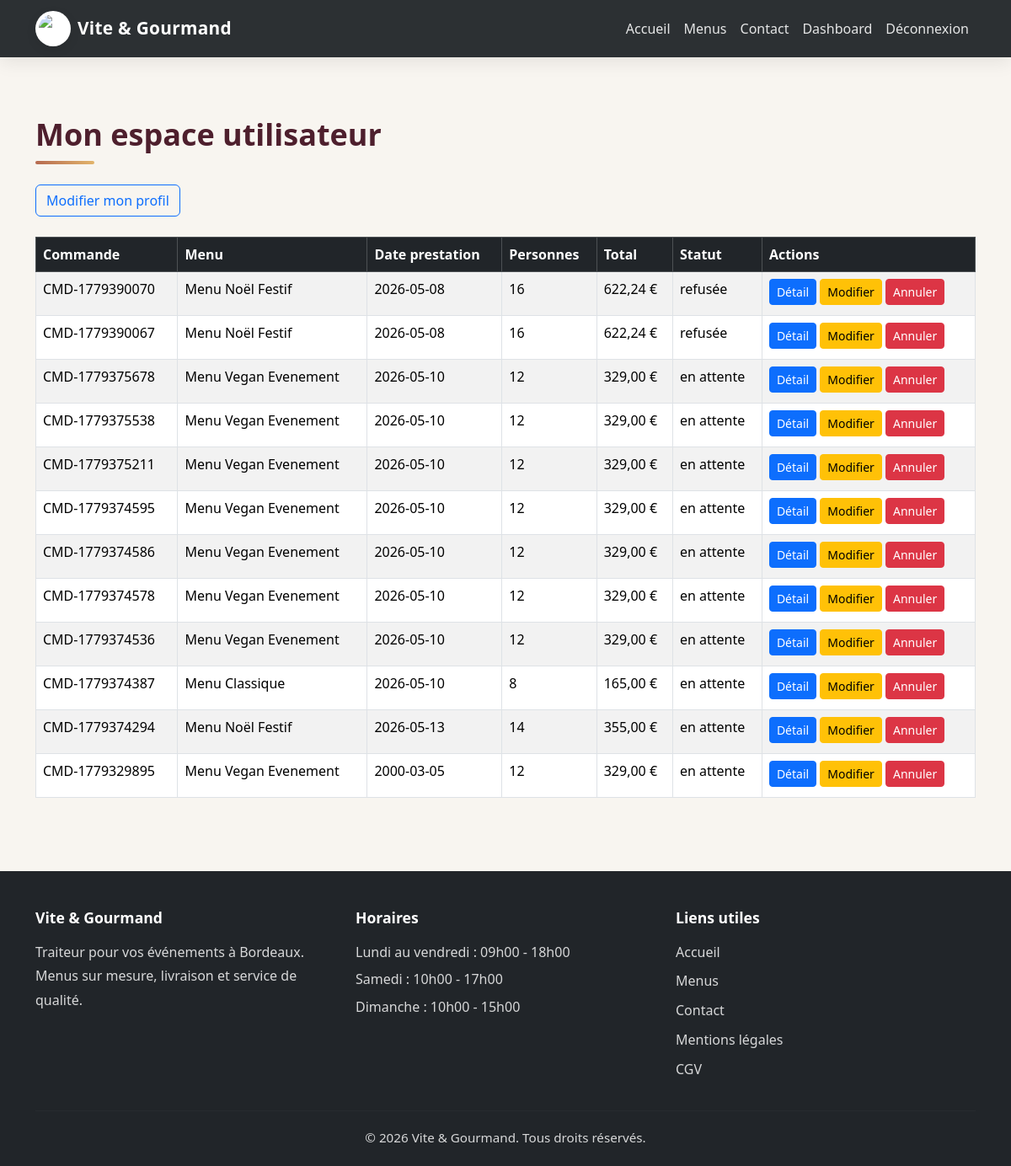
/user/dashboard.php (signed in), run on the app's committed database.
### tables this page shows
CREATE TABLE `commande` (
  `commande_id` int(11) NOT NULL,
  `numero_commande` varchar(50) NOT NULL,
  `date_commande` date NOT NULL,
  `date_prestation` date NOT NULL,
  `heure_livraison` time NOT NULL,
  `lieu_prestation` varchar(255) NOT NULL,
  `adresse_prestation` varchar(255) NOT NULL,
  `prix_menu` decimal(10,2) NOT NULL,
  `prix_livraison` decimal(10,2) NOT NULL DEFAULT 0.00,
  `prix_total` decimal(10,2) NOT NULL,
  `nombre_personne` int(11) NOT NULL,
  `statut` varchar(50) NOT NULL DEFAULT 'en attente',
  `pret_materiel` tinyint(1) NOT NULL DEFAULT 0,
  `restitution_materiel` tinyint(1) NOT NULL DEFAULT 0,
  `motif_annulation` text DEFAULT NULL,
  `mode_contact_annulation` varchar(50) DEFAULT NULL,
  `utilisateur_id` int(11) NOT NULL,
  `menu_id` int(11) NOT NULL
);

CREATE TABLE `menu` (
  `menu_id` int(11) NOT NULL,
  `titre` varchar(100) NOT NULL,
  `nombre_personne_minimum` int(11) NOT NULL,
  `prix_par_personne` decimal(10,2) NOT NULL,
  `regime_id` int(11) NOT NULL,
  `theme_id` int(11) NOT NULL,
  `description` text NOT NULL,
  `conditions_menu` text NOT NULL,
  `stock_disponible` int(11) NOT NULL DEFAULT 0,
  `image_principale` varchar(255) DEFAULT NULL
);

### user/dashboard.php (the view, shortened to what this page needs)
<?php
require_once '../config/database.php';
$stmt = $pdo->prepare("
    SELECT c.*, m.titre
    FROM commande c
    INNER JOIN menu m ON c.menu_id = m.menu_id
    WHERE c.utilisateur_id = ?
    ORDER BY c.commande_id DESC
");
$stmt->execute([$_SESSION['utilisateur']['id']]);
$commandes = $stmt->fetchAll(PDO::FETCH_ASSOC);
include '../includes/header.php';
?>
<section class="container">
    <h1 class="section-title">Mon espace utilisateur</h1>
    <div class="mb-4">
        <a href="/vite-gourmand/user/profile.php" class="btn btn-outline-primary">Modifier mon profil</a>
    </div>
    <div class="table-responsive">
        <table class="table table-bordered table-striped">
            <thead class="table-dark">
                <tr>
                    <th>Commande</th>
                    <th>Menu</th>
                    <th>Date prestation</th>
                    <th>Personnes</th>
                    <th>Total</th>
                    <th>Statut</th>
                    <th>Actions</th>
                </tr>
            </thead>
            <tbody>
                <?php if (!empty($commandes)): ?>
                    <?php foreach ($commandes as $commande): ?>
                        <tr>
                            <td><?= htmlspecialchars($commande['numero_commande']) ?></td>
                            <td><?= htmlspecialchars($commande['titre']) ?></td>
                            <td><?= htmlspecialchars($commande['date_prestation']) ?></td>
                            <td><?= htmlspecialchars($commande['nombre_personne']) ?></td>
                            <td><?= number_format($commande['prix_total'], 2, ',', ' ') ?> €</td>
                            <td><?= htmlspecialchars($commande['statut']) ?></td>
                            <td>
                                <a href="/vite-gourmand/user/commande-detail.php?id=<?= $commande['commande_id'] ?>" class="btn btn-sm btn-primary mb-1">Détail</a>
                                <?php if ($commande['statut'] !== 'accepté'): ?>
                                    <a href="/vite-gourmand/user/commande-detail.php?id=<?= $commande['commande_id'] ?>&edit=1" class="btn btn-sm btn-warning mb-1">Modifier</a>
                                    <a href="/vite-gourmand/actions/cancel_commande_action.php?id=<?= $commande['commande_id'] ?>" class="btn btn-sm btn-danger mb-1" onclick="return confirm('Confirmer l’annulation ?')">Annuler</a>
                                <?php endif; ?>
                            </td>
                        </tr>
                    <?php endforeach; ?>
                <?php else: ?>
                    <tr>
                        <td colspan="7" class="text-center">Aucune commande pour le moment.</td>
                    </tr>
                <?php endif; ?>
            </tbody>
        </table>
    </div>
</section>
<?php include '../includes/footer.php'; ?>

### includes/header.php (shortened to what this page needs)
<!DOCTYPE html>
<html lang="fr">
<head>
    <link href="https://cdn.jsdelivr.net/npm/bootstrap@5.3.3/dist/css/bootstrap.min.css" rel="stylesheet">
    <link href="/vite-gourmand/assets/css/style.css" rel="stylesheet">
</head>
<body>
<nav class="navbar navbar-expand-lg navbar-dark bg-dark">
    <div class="container">
        <a class="navbar-brand fw-bold d-flex align-items-center gap-2" href="/vite-gourmand/index.php">
            <img src="https://viteetgourmand.com/assets/img/Logo_VG.png" alt="Logo" class="logo-navbar">
            <span>Vite & Gourmand</span>
        </a>
        <div class="collapse navbar-collapse" id="navbarNav">
            <ul class="navbar-nav ms-auto">
                <li class="nav-item">
                    <a class="nav-link" href="/vite-gourmand/index.php">Accueil</a>
                </li>
                <li class="nav-item">
                    <a class="nav-link" href="/vite-gourmand/pages/menus.php">Menus</a>
                </li>
                <li class="nav-item">
                    <a class="nav-link" href="/vite-gourmand/pages/contact.php">Contact</a>
                </li>
                <?php if (isset($_SESSION['utilisateur'])): ?>
                    <?php if ($_SESSION['utilisateur']['role'] === 'administrateur'): ?>
                        <li class="nav-item">
                            <a class="nav-link" href="/vite-gourmand/admin/dashboard.php">Dashboard</a>
                        </li>
                    <?php elseif ($_SESSION['utilisateur']['role'] === 'employe'): ?>
                        <li class="nav-item">
                            <a class="nav-link" href="/vite-gourmand/employee/dashboard.php">Dashboard</a>
                        </li>
                    <?php else: ?>
                        <li class="nav-item">
                            <a class="nav-link" href="/vite-gourmand/user/dashboard.php">Dashboard</a>
                        </li>
                    <?php endif; ?>
                    <li class="nav-item">
                        <a class="nav-link" href="/vite-gourmand/actions/logout.php">Déconnexion</a>
                    </li>
                <?php endif; ?>
            </ul>
        </div>
    </div>
</nav>
<main>

### includes/footer.php (shortened to what this page needs)
</main>
<footer class="site-footer">
    <div class="container">
        <div class="row gy-4">
            <div class="col-md-4">
                <h5>Vite & Gourmand</h5>
                <p class="mb-0">
                    Traiteur pour vos événements à Bordeaux.<br>
                    Menus sur mesure, livraison et service de qualité.
                </p>
            </div>
            <div class="col-md-4">
                <h5>Horaires</h5>
                <p class="mb-1">Lundi au vendredi : 09h00 - 18h00</p>
                <p class="mb-1">Samedi : 10h00 - 17h00</p>
                <p class="mb-0">Dimanche : 10h00 - 15h00</p>
            </div>
            <div class="col-md-4">
                <h5>Liens utiles</h5>
                <a href="/vite-gourmand/index.php">Accueil</a>
                <a href="/vite-gourmand/pages/menus.php">Menus</a>
                <a href="/vite-gourmand/pages/contact.php">Contact</a>
                <a href="/vite-gourmand/pages/mentions-legales.php">Mentions légales</a>
                <a href="/vite-gourmand/pages/cgv.php">CGV</a>
            </div>
        </div>
        <hr class="footer-divider">
        <div class="footer-bottom">
            <p class="mb-0">© <?= date('Y') ?> Vite & Gourmand. Tous droits réservés.</p>
        </div>
    </div>
</footer>
</body>
</html>

### assets/css/style.css (style rules this page uses)
html, body { height: 100%; margin: 0; padding: 0; }
body { min-height: 100vh; display: flex; flex-direction: column; font-family: 'Segoe UI', Tahoma, Geneva, Verdana, sans-serif; background: #f8f5f0; color: #2f2a26; }
main { flex: 1; }
.container { position: relative; z-index: 2; }
.navbar { background: rgba(33, 37, 41, 0.95) !important; backdrop-filter: blur(8px); box-shadow: 0 6px 20px rgba(0, 0, 0, 0.08); }
.navbar-brand { color: #ffffff !important; font-weight: 700; font-size: 1.3rem; letter-spacing: 0.3px; }
.logo-navbar { width: 42px; height: 42px; object-fit: contain; border-radius: 50%; background: #ffffff; padding: 4px; box-shadow: 0 4px 12px rgba(0, 0, 0, 0.12); }
.nav-link { color: rgba(255, 255, 255, 0.88) !important; font-weight: 500; transition: 0.3s ease; }
section.container { padding-top: 70px; padding-bottom: 70px; }
.section-title { font-size: clamp(1.8rem, 3vw, 2.6rem); font-weight: 800; margin-bottom: 24px; color: #4e1f2d; position: relative; display: inline-block; }
.section-title::after { content: ""; display: block; width: 70px; height: 4px; margin-top: 10px; border-radius: 999px; background: linear-gradient(90deg, #b66a50, #e2b46b); }
.site-footer { margin-top: auto; background: #212529; color: #ffffff; padding: 45px 0 20px; }
.site-footer h5 { font-size: 1.1rem; font-weight: 700; margin-bottom: 16px; }
.site-footer p, .site-footer a { color: rgba(255, 255, 255, 0.82); text-decoration: none; line-height: 1.8; }
.site-footer a { display: block; margin-bottom: 6px; }
.footer-divider { border-color: rgba(255, 255, 255, 0.1); margin: 28px 0 18px; }
.footer-bottom { text-align: center; color: rgba(255, 255, 255, 0.7); font-size: 0.95rem; }

### data on the page
commande: numero_commande "CMD-1779390070", menu.titre "Menu Noël Festif", date_prestation "2026-05-08", nombre_personne "16", prix_total "622,24", statut "refusée"
commande: numero_commande "CMD-1779390067", menu.titre "Menu Noël Festif", date_prestation "2026-05-08", nombre_personne "16", prix_total "622,24", statut "refusée"
commande: numero_commande "CMD-1779375678", menu.titre "Menu Vegan Evenement", date_prestation "2026-05-10", nombre_personne "12", prix_total "329,00", statut "en attente"
commande: numero_commande "CMD-1779375538", menu.titre "Menu Vegan Evenement", date_prestation "2026-05-10", nombre_personne "12", prix_total "329,00", statut "en attente"
commande: numero_commande "CMD-1779375211", menu.titre "Menu Vegan Evenement", date_prestation "2026-05-10", nombre_personne "12", prix_total "329,00", statut "en attente"
commande: numero_commande "CMD-1779374595", menu.titre "Menu Vegan Evenement", date_prestation "2026-05-10", nombre_personne "12", prix_total "329,00", statut "en attente"
commande: numero_commande "CMD-1779374586", menu.titre "Menu Vegan Evenement", date_prestation "2026-05-10", nombre_personne "12", prix_total "329,00", statut "en attente"
commande: numero_commande "CMD-1779374578", menu.titre "Menu Vegan Evenement", date_prestation "2026-05-10", nombre_personne "12", prix_total "329,00", statut "en attente"
commande: numero_commande "CMD-1779374536", menu.titre "Menu Vegan Evenement", date_prestation "2026-05-10", nombre_personne "12", prix_total "329,00", statut "en attente"
commande: numero_commande "CMD-1779374387", menu.titre "Menu Classique", date_prestation "2026-05-10", nombre_personne "8", prix_total "165,00", statut "en attente"
commande: numero_commande "CMD-1779374294", menu.titre "Menu Noël Festif", date_prestation "2026-05-13", nombre_personne "14", prix_total "355,00", statut "en attente"
commande: numero_commande "CMD-1779329895", menu.titre "Menu Vegan Evenement", date_prestation "2000-03-05", nombre_personne "12", prix_total "329,00", statut "en attente"
